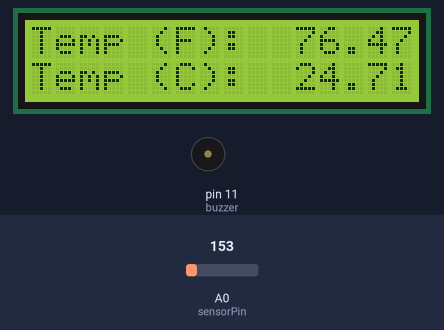
Bench run of a sketch on a simulated Arduino Uno, built with avr-gcc and run on an emulated ATmega328P. Parts: 16×2 character LCD, buzzer (waves = sounding). The test bench sets the inputs (shaded band); at power-on: A0 (sensorPin) = 153. What the sketch prints to the serial monitor is not drawn.

Above: at 9.2 s.
9.3 s: A0 (sensorPin) set to 165
At 12.2 s:
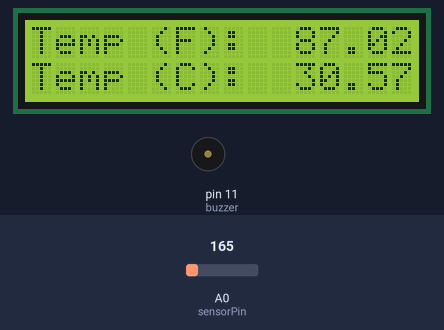
12.3 s: A0 (sensorPin) set to 175
At 14.1 s:
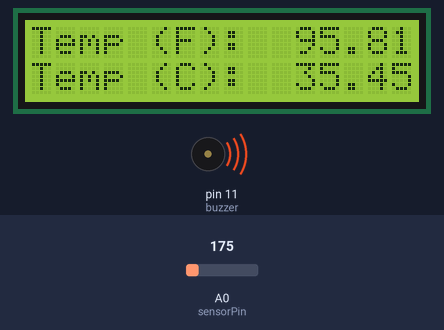
15.3 s: A0 (sensorPin) set to 191
At 18.0 s:
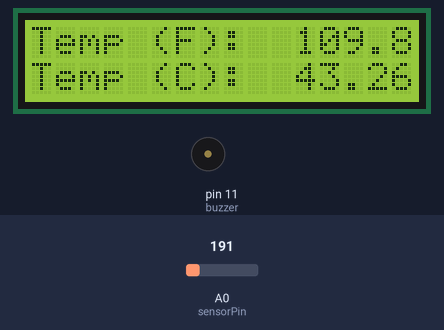
Timing chart, 0 to 24.3 s (numbered marks = the images above; inputs shaded):
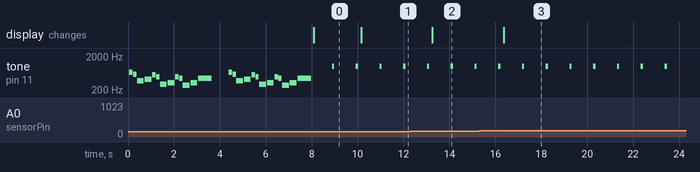

Measured:
- after the input at 9.3 s, the display: changes after 0.85 s (image 1)
- after the input at 12.3 s, the display: changes after 0.96 s (image 2)
- after the input at 15.3 s, the display: changes after 1.1 s (image 3)
- by itself, tone on pin 11 (buzzer): alternates 1000 Hz for 0.10 s and silent for 0.94 s

The sketch:

EK131_final_code.ino
```cpp
//TMP36 Pin Variables

    int sensorPin = 0; //the analog pin the TMP36's Vout (sense) pin is connected to

     int LED = 4;

     int buzzer = 11;


#include <Wire.h>

#include <LiquidCrystal_I2C.h>

#define NOTE_B0  31
#define NOTE_C1  33
#define NOTE_CS1 35
#define NOTE_D1  37
#define NOTE_DS1 39
#define NOTE_E1  41
#define NOTE_F1  44
#define NOTE_FS1 46
#define NOTE_G1  49
#define NOTE_GS1 52
#define NOTE_A1  55
#define NOTE_AS1 58
#define NOTE_B1  62
#define NOTE_C2  65
#define NOTE_CS2 69
#define NOTE_D2  73
#define NOTE_DS2 78
#define NOTE_E2  82
#define NOTE_F2  87
#define NOTE_FS2 93
#define NOTE_G2  98
#define NOTE_GS2 104
#define NOTE_A2  110
#define NOTE_AS2 117
#define NOTE_B2  123
#define NOTE_C3  131
#define NOTE_CS3 139
#define NOTE_D3  147
#define NOTE_DS3 156
#define NOTE_E3  165
#define NOTE_F3  175
#define NOTE_FS3 185
#define NOTE_G3  196
#define NOTE_GS3 208
#define NOTE_A3  220
#define NOTE_AS3 233
#define NOTE_B3  247
#define NOTE_C4  262
#define NOTE_CS4 277
#define NOTE_D4  294
#define NOTE_DS4 311
#define NOTE_E4  330
#define NOTE_F4  349
#define NOTE_FS4 370
#define NOTE_G4  392
#define NOTE_GS4 415
#define NOTE_A4  440
#define NOTE_AS4 466
#define NOTE_B4  494
#define NOTE_C5  523
#define NOTE_CS5 554
#define NOTE_D5  587
#define NOTE_DS5 622
#define NOTE_E5  659
#define NOTE_F5  698
#define NOTE_FS5 740
#define NOTE_G5  784
#define NOTE_GS5 831
#define NOTE_A5  880
#define NOTE_AS5 932
#define NOTE_B5  988
#define NOTE_C6  1047
#define NOTE_CS6 1109
#define NOTE_D6  1175
#define NOTE_DS6 1245
#define NOTE_E6  1319
#define NOTE_F6  1397
#define NOTE_FS6 1480
#define NOTE_G6  1568
#define NOTE_GS6 1661
#define NOTE_A6  1760
#define NOTE_AS6 1865
#define NOTE_B6  1976
#define NOTE_C7  2093
#define NOTE_CS7 2217
#define NOTE_D7  2349
#define NOTE_DS7 2489
#define NOTE_E7  2637
#define NOTE_F7  2794
#define NOTE_FS7 2960
#define NOTE_G7  3136
#define NOTE_GS7 3322
#define NOTE_A7  3520
#define NOTE_AS7 3729
#define NOTE_B7  3951
#define NOTE_C8  4186
#define NOTE_CS8 4435
#define NOTE_D8  4699
#define NOTE_DS8 4978
#define REST      0

LiquidCrystal_I2C lcd(0x20,16,2);  // set the LCD address to 0x20 for a 16 chars and 2 line display


int voltage;

int tcelsius;

int tdegrees;

int tempo = 180;

int melody[] = {

  NOTE_E5, 8, NOTE_D5, 8, NOTE_FS4, 4, NOTE_GS4, 4,
  NOTE_CS5, 8, NOTE_B4, 8, NOTE_D4, 4, NOTE_E4, 4,
  NOTE_B4, 8, NOTE_A4, 8, NOTE_CS4, 4, NOTE_E4, 4,
  NOTE_A4, 2,

  REST, 2,

  NOTE_E5, 8, NOTE_D5, 8, NOTE_FS4, 4, NOTE_GS4, 4,
  NOTE_CS5, 8, NOTE_B4, 8, NOTE_D4, 4, NOTE_E4, 4,
  NOTE_B4, 8, NOTE_A4, 8, NOTE_CS4, 4, NOTE_E4, 4,
  NOTE_A4, 2,
};

int notes = sizeof(melody) / sizeof(melody[0]) / 2;

int wholenote = (60000 * 4) / tempo;

int divider = 0, noteDuration = 0;


void setup()
    {

      Serial.begin(9600);  //Start the serial connection with the computer

                           //to view the result open the serial monitor

      lcd.init();

   for (int thisNote = 0; thisNote < notes * 2; thisNote = thisNote + 2) {
   //Note definitions and code from https://github.com/robsoncouto/arduino-songs/blob/master
   //calculates the duration of each note
    divider = melody[thisNote + 1];
    if (divider > 0) {
      // regular note, just proceed
      noteDuration = (wholenote) / divider;
    } else if (divider < 0) {
      // dotted notes are represented with negative durations!!
      noteDuration = (wholenote) / abs(divider);
      noteDuration *= 1.5; // increases the duration in half for dotted notes
    }

    // we only play the note for 90% of the duration, leaving 10% as a pause
    tone(buzzer, melody[thisNote], noteDuration * 0.9);

    // Wait for the specief duration before playing the next note.
    delay(noteDuration);

    // stop the waveform generation before the next note.
    noTone(buzzer);
  }
}


void loop()

    {

     //getting the voltage reading from the temperature sensor

 int reading = analogRead(sensorPin);


     // converting that reading to voltage, for 3.3v arduino use 3.3

     float voltage = reading * 5.0;

     voltage /= 1024.0;


     // print out the voltage

     Serial.print(voltage); Serial.println(" volts");


     // now print out the temperature

     float temperatureC = (voltage - 0.5) * 100 ;  //converting from 10 mv per degree with 500 mV offset

                                                   //to degrees ((voltage - 500mV) times 100)

     Serial.print(temperatureC); Serial.println(" degrees C");


     // now convert to Fahrenheit

     float temperatureF = (temperatureC * 9.0 / 5.0) + 32.0;

     Serial.print(temperatureF); Serial.println(" degrees F");


  voltage= analogRead(sensorPin);

  // Print a message to the LCD.

  lcd.backlight();

  lcd.setCursor(0,0);

  lcd.print("Temp (F): ");

  lcd.setCursor(11,0);

  lcd.print(temperatureF);

  lcd.setCursor(0,1);

  lcd.print("Temp (C): ");

  lcd.setCursor(11,1);

  lcd.print(temperatureC);

  delay(800);


 if (temperatureF > 75||temperatureF < 65)

 {

 digitalWrite(LED, HIGH);

 tone(buzzer, 1000); // Send 1KHz sound signal...

 delay(100);

 digitalWrite(LED, LOW);

 noTone(buzzer); // Stop sound...

 delay(100); //

 }

 else

 {

 digitalWrite(LED, LOW);

 digitalWrite(buzzer, LOW);


}}
```
